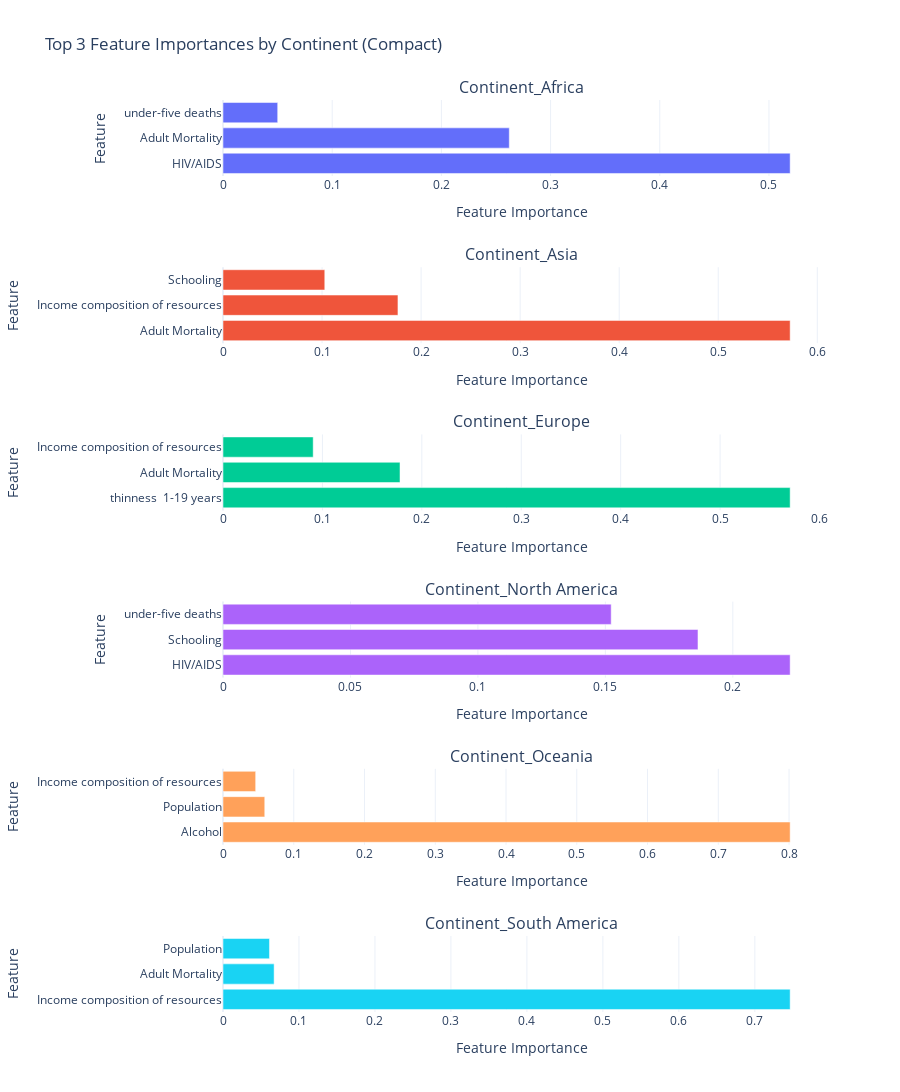

Notebook code for this chart:
### Markdown cell above
#### Top 3 Feature Importances of each Continent

### Code cell
# Sort and filter top features per continent
top_features_per_continent = (
    importance_df_melted.groupby("Continent")
    .apply(lambda df: df.nlargest(3, "Importance"))
    .reset_index(drop=True)
)

# Prepare a subplot for each continent
continents = top_features_per_continent['Continent'].unique()
fig = sp.make_subplots(
    rows=len(continents),
    cols=1,
    subplot_titles=continents,
    vertical_spacing=0.1
)

# Add each continent's features to its own subplot
for i, continent in enumerate(continents, start=1):
    continent_data = top_features_per_continent[top_features_per_continent['Continent'] == continent]
    fig.add_trace(
        Bar(
            x=continent_data["Importance"],
            y=continent_data["Feature"],
            orientation="h",
            name=continent
        ),
        row=i,
        col=1
    )

# Update layout for compactness
fig.update_layout(
    title="Top 3 Feature Importances by Continent (Compact)",
    height=300 * len(continents),  # Adjust height based on number of subplots
    showlegend=False,  # Hide legend (subplot titles suffice)
    template="plotly_white"
)

# Customize axes
fig.update_xaxes(title_text="Feature Importance")
fig.update_yaxes(title_text="Feature", automargin=True)

# Show the plot
fig.show()

### Figure 1 — Plotly figure (JSON) as saved in the notebook; plotly's stock layout.template omitted (floating-point values rounded to 4 significant figures)
{"data": [{"name": "Continent_Africa", "orientation": "h", "type": "bar", "x": [0.5194, 0.2622, 0.05009], "xaxis": "x", "y": ["HIV/AIDS", "Adult Mortality", "under-five deaths"], "yaxis": "y"}, {"name": "Continent_Asia", "orientation": "h", "type": "bar", "x": [0.5726, 0.1766, 0.1028], "xaxis": "x2", "y": ["Adult Mortality", "Income composition of resources", "Schooling"], "yaxis": "y2"}, {"name": "Continent_Europe", "orientation": "h", "type": "bar", "x": [0.5705, 0.178, 0.09072], "xaxis": "x3", "y": ["thinness  1-19 years", "Adult Mortality", "Income composition of resources"], "yaxis": "y3"}, {"name": "Continent_North America", "orientation": "h", "type": "bar", "x": [0.2225, 0.1863, 0.1523], "xaxis": "x4", "y": ["HIV/AIDS", "Schooling", "under-five deaths"], "yaxis": "y4"}, {"name": "Continent_Oceania", "orientation": "h", "type": "bar", "x": [0.8016, 0.05902, 0.04618], "xaxis": "x5", "y": ["Alcohol", "Population", "Income composition of resources"], "yaxis": "y5"}, {"name": "Continent_South America", "orientation": "h", "type": "bar", "x": [0.7465, 0.06728, 0.06115], "xaxis": "x6", "y": ["Income composition of resources", "Adult Mortality", "Population"], "yaxis": "y6"}], "layout": {"annotations": [{"font": {"size": 16}, "showarrow": false, "text": "Continent_Africa", "x": 0.5, "xanchor": "center", "xref": "paper", "y": 1, "yanchor": "bottom", "yref": "paper"}, {"font": {"size": 16}, "showarrow": false, "text": "Continent_Asia", "x": 0.5, "xanchor": "center", "xref": "paper", "y": 0.8167, "yanchor": "bottom", "yref": "paper"}, {"font": {"size": 16}, "showarrow": false, "text": "Continent_Europe", "x": 0.5, "xanchor": "center", "xref": "paper", "y": 0.6333, "yanchor": "bottom", "yref": "paper"}, {"font": {"size": 16}, "showarrow": false, "text": "Continent_North America", "x": 0.5, "xanchor": "center", "xref": "paper", "y": 0.45, "yanchor": "bottom", "yref": "paper"}, {"font": {"size": 16}, "showarrow": false, "text": "Continent_Oceania", "x": 0.5, "xanchor": "center", "xref": "paper", "y": 0.2667, "yanchor": "bottom", "yref": "paper"}, {"font": {"size": 16}, "showarrow": false, "text": "Continent_South America", "x": 0.5, "xanchor": "center", "xref": "paper", "y": 0.08333, "yanchor": "bottom", "yref": "paper"}], "height": 1800, "showlegend": false, "title": {"text": "Top 3 Feature Importances by Continent (Compact)"}, "xaxis": {"anchor": "y", "domain": [0, 1], "title": {"text": "Feature Importance"}}, "xaxis2": {"anchor": "y2", "domain": [0, 1], "title": {"text": "Feature Importance"}}, "xaxis3": {"anchor": "y3", "domain": [0, 1], "title": {"text": "Feature Importance"}}, "xaxis4": {"anchor": "y4", "domain": [0, 1], "title": {"text": "Feature Importance"}}, "xaxis5": {"anchor": "y5", "domain": [0, 1], "title": {"text": "Feature Importance"}}, "xaxis6": {"anchor": "y6", "domain": [0, 1], "title": {"text": "Feature Importance"}}, "yaxis": {"anchor": "x", "automargin": true, "domain": [0.9167, 1], "title": {"text": "Feature"}}, "yaxis2": {"anchor": "x2", "automargin": true, "domain": [0.7333, 0.8167], "title": {"text": "Feature"}}, "yaxis3": {"anchor": "x3", "automargin": true, "domain": [0.55, 0.6333], "title": {"text": "Feature"}}, "yaxis4": {"anchor": "x4", "automargin": true, "domain": [0.3667, 0.45], "title": {"text": "Feature"}}, "yaxis5": {"anchor": "x5", "automargin": true, "domain": [0.1833, 0.2667], "title": {"text": "Feature"}}, "yaxis6": {"anchor": "x6", "automargin": true, "domain": [0, 0.08333], "title": {"text": "Feature"}}}}
